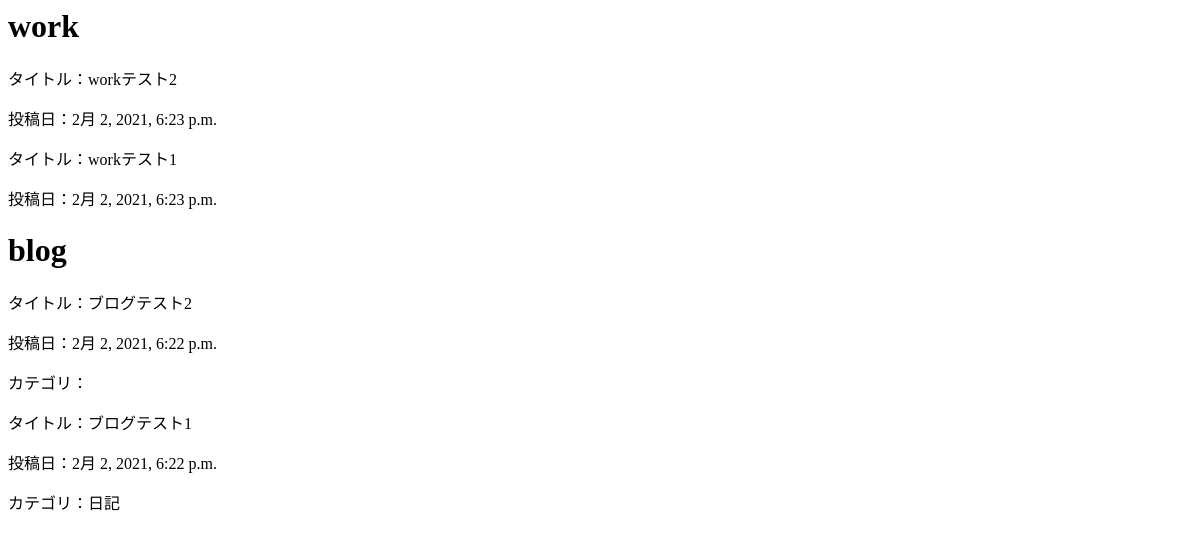
Before: / with the older database file.
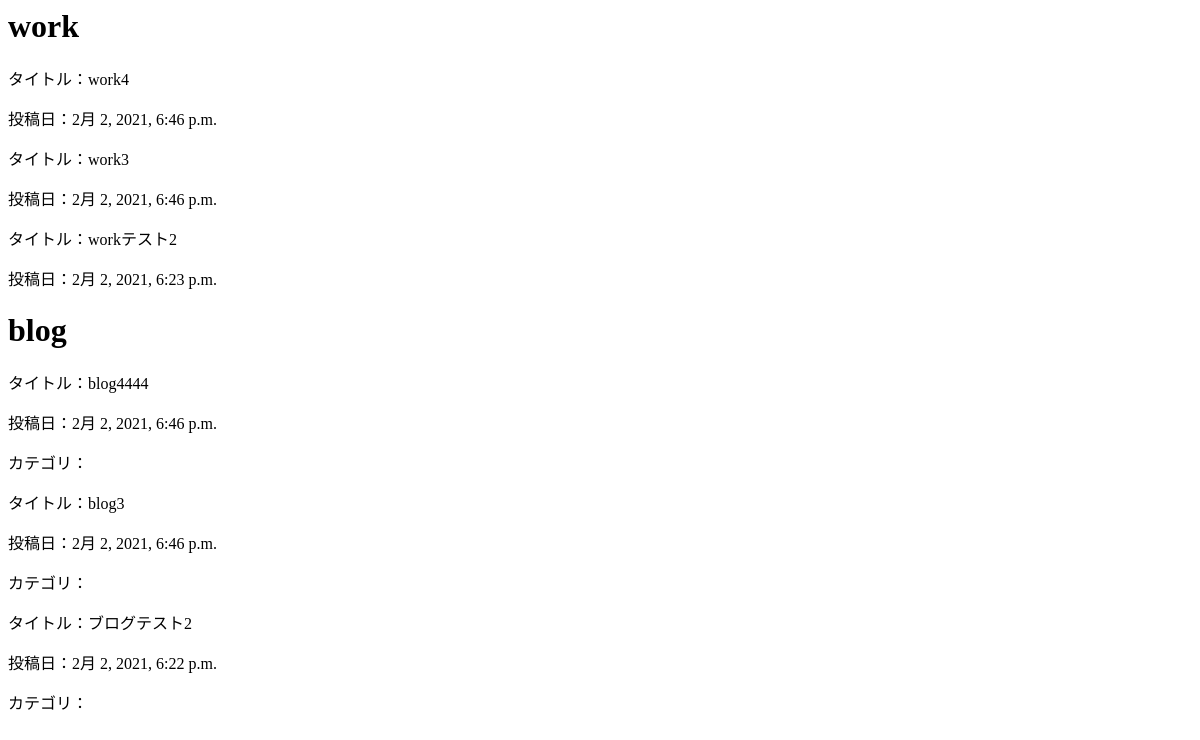
After: the same page with the newer database file.
### blog/models.py (models this page shows, shortened)
class PostWorkModel(models.Model):
    title = models.CharField(max_length=200)
    content = models.TextField()
    created_at = models.DateTimeField(auto_now_add=True)

class PostBlogModel(models.Model):
    title = models.CharField(max_length=200)
    content = models.TextField()
    category = models.ForeignKey(CategoryModel, on_delete=models.PROTECT, blank=True, null=True)
    created_at = models.DateTimeField(auto_now_add=True)

class CategoryModel(models.Model):
    name = models.CharField(max_length=200)

### blog/views.py (the view)
# urls.py: path('', TopView.as_view(), name='top'),
class TopView(ListView):
    template_name = 'top.html'
    context_object_name = 'blog_list'
    queryset = PostBlogModel.objects.order_by('-created_at')[:3]
    model = PostBlogModel
    def get_context_data(self, *args, **kwargs):
        context = super().get_context_data(*args, **kwargs)
        context['work_list'] = PostWorkModel.objects.order_by('-created_at')[:3]
        return context

### templates/top.html
<h1>work</h1>
{% for item in work_list %}
    <p>タイトル：{{ item.title }}</p>
    <p>投稿日：{{ item.created_at }}</p>
{% endfor %}
<h1>blog</h1>
{% for item in blog_list %}
    <p>タイトル：{{ item.title }}</p>
    <p>投稿日：{{ item.created_at }}</p>
    <p>カテゴリ：{{ item.category.name }}</p>
{% endfor %}

Changed rows visible on the page:
no longer on this page (row unchanged): PostWorkModel: title "workテスト1", created_at "2月 2, 2021, 6:23 p.m."
no longer on this page (row unchanged): PostBlogModel: title "ブログテスト1", created_at "2月 2, 2021, 6:22 p.m.", category.name "日記"
added PostWorkModel: title "work4", created_at "2月 2, 2021, 6:46 p.m."
added PostWorkModel: title "work3", created_at "2月 2, 2021, 6:46 p.m."
added PostBlogModel: title "blog4444", created_at "2月 2, 2021, 6:46 p.m."
added PostBlogModel: title "blog3", created_at "2月 2, 2021, 6:46 p.m."
